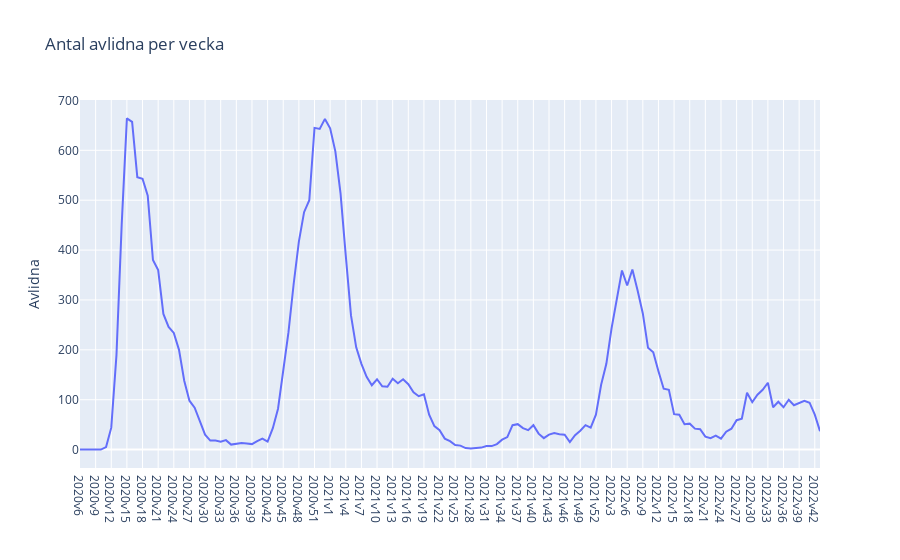

The notebook cell saved with this chart:
### Code cell
# c)

fig = px.line(
    covid19_veckodata_Riket,
    x="Vecka",
    y="Antal_avlidna_vecka",
    title="Antal avlidna per vecka",
    
    labels={
        "Antal_avlidna_vecka": "Avlidna",
        'Vecka': ''
    }
)
fig.show()

### Figure 1 — Plotly figure (JSON) as saved in the notebook; plotly's stock layout.template omitted (floating-point values rounded to 4 significant figures; data arrays with more than 128 entries replaced by an {"elided": "..."} marker saying what was removed)
{"data": [{"hovertemplate": "=%{x}<br>Avlidna=%{y}<extra></extra>", "legendgroup": "", "line": {"color": "#636efa", "dash": "solid"}, "marker": {"symbol": "circle"}, "mode": "lines", "name": "", "orientation": "v", "showlegend": false, "type": "scatter", "x": {"elided": "143 str values"}, "xaxis": "x", "y": {"elided": "143 int values"}, "yaxis": "y"}], "layout": {"legend": {"tracegroupgap": 0}, "title": {"text": "Antal avlidna per vecka"}, "xaxis": {"anchor": "y", "domain": [0, 1], "title": {"text": ""}}, "yaxis": {"anchor": "x", "domain": [0, 1], "title": {"text": "Avlidna"}}}}
